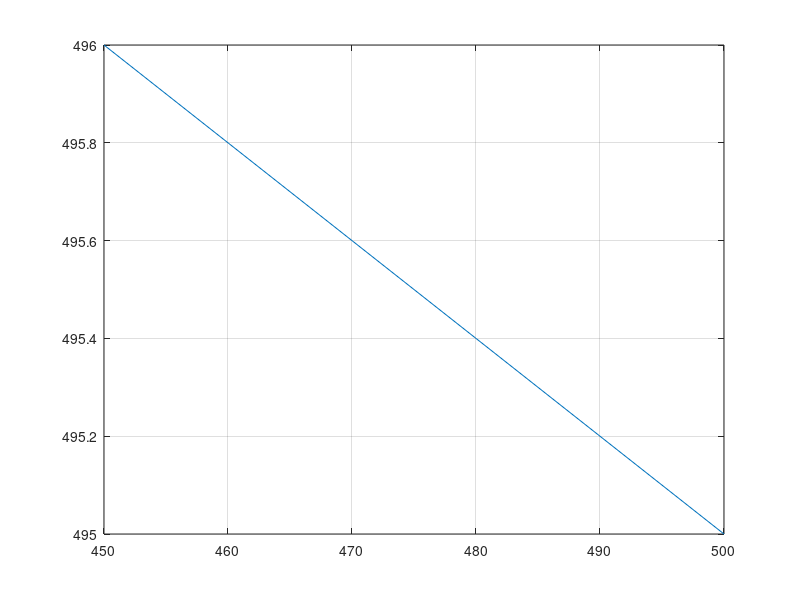

MATLAB code for this plot:
clear

% vano regulador
a_r = sqrt((150^3 + 600^3 + 300^3) / (150 + 600 + 300)) 

% interpolar
vano_tabla = [450 500];
T_tabla = [496 495]
T_r = interp1(vano_tabla, T_tabla, a_r)

plot(vano_tabla, T_tabla)
grid

% b) 
a1p = sqrt(150^2 + 30^2)
a2p = sqrt(600^2 + 40^2)
a3p = sqrt(300^2 + 20^2)

p = 0.433
f1 = p * 150 * a1p / (8*T_r)
f2 = p * 600 * a2p / (8*T_r)
f3 = p * 300 * a3p / (8*T_r)

% c) 
vano_tabla = [400 500];
T_tabla = [477 479]
T_r = interp1(vano_tabla, T_tabla, a_r)

flecha =  p * 600 * a2p / (8*T_r)
